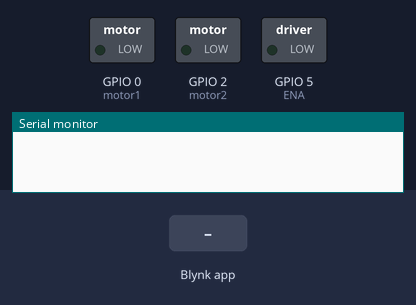
Bench run of a sketch on a simulated ESP8266 (NodeMCU). Parts: switched loads named in the sketch (green lamp = pin HIGH), the last lines printed to the serial monitor. The test bench sets the inputs (shaded band). WiFi joins after 1.5 s; servers stay silent unless stated.

Above: at 3.0 s.
3.1 s: Blynk app writes 1 to V8
At 4.1 s:
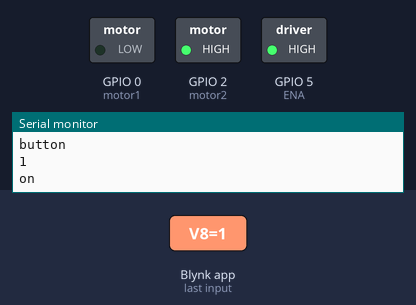
4.6 s: Blynk app writes 0 to V8
At 5.2 s:
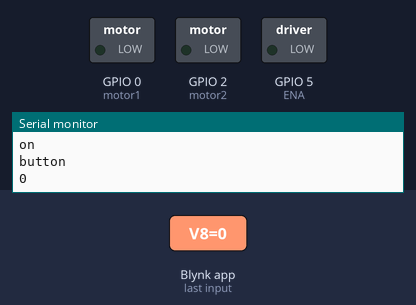
Timing chart, 0 to 7.6 s (numbered marks = the images above; inputs shaded):
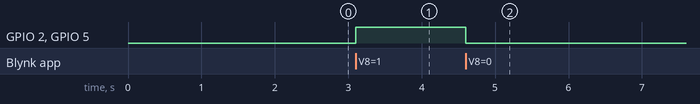

The sketch:

blynk_motor.ino
```cpp
#define BLYNK_PRINT Serial


#include <ESP8266WiFi.h>
#include <BlynkSimpleEsp8266.h>

#define motor1 0
#define motor2 2
int ENA = 5;
// You should get Auth Token in the Blynk App.
// Go to the Project Settings (nut icon).
char auth[] = "845ffc43ba664658844ff20fa6196270";

// Your WiFi credentials.
// Set password to "" for open networks.
char ssid[] = "LOL";
char pass[] = "wunnahtun";


BlynkTimer timer;

// This function sends Arduino's up time every second to Virtual Pin (5).
// In the app, Widget's reading frequency should be set to PUSH. This means
// that you define how often to send data to Blynk App.

void setup()
{
  // Debug console
  Serial.begin(9600);
 pinMode(ENA, OUTPUT);
pinMode(motor1, OUTPUT);
pinMode(motor2, OUTPUT);
  Blynk.begin(auth, ssid, pass);
  // You can also specify server:
  //Blynk.begin(auth, ssid, pass, "blynk-cloud.com", 80);
  //Blynk.begin(auth, ssid, pass, IPAddress(192,168,1,100), 8080);


}

BLYNK_WRITE(V8) // V5 is the number of Virtual Pin
{
  int pinValue = param.asInt();
  Serial.println("button");

  Serial.println(pinValue);
  if(pinValue==1){
    Serial.println("on");
    digitalWrite(ENA, HIGH);
    digitalWrite(motor1, LOW);
    digitalWrite(motor2, HIGH);
    delay(1000);
  }
  else if(pinValue==0){

    digitalWrite(ENA, LOW);
    digitalWrite(motor1, LOW);
    digitalWrite(motor2, LOW);
  }

}

void loop()
{
  Blynk.run();
  timer.run();
}
```

Measured:
- after the input at 3.1 s, GPIO 2 (motor2), GPIO 5 (ENA): LOW → HIGH at once
- after the input at 4.6 s, GPIO 2 (motor2), GPIO 5 (ENA): HIGH → LOW at once
